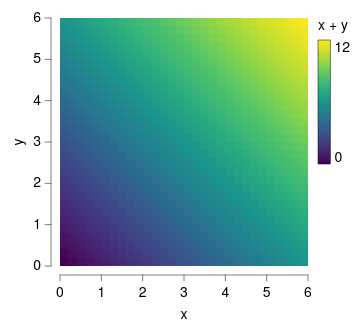

The specification (Vega-Lite) saved for this image:
### Vega-Lite specification from a JSON file in a GitHub repository (floating-point values rounded to 4 significant figures; data arrays with more than 128 entries replaced by an {"elided": "..."} marker saying what was removed)
{"background": null, "config": {"arc": {"fill": "#DBDBDB", "fillOpacity": 1.0, "innerRadius": 31.0, "padAngle": 0.03, "stroke": "black", "strokeOpacity": 1, "strokeWidth": 0.25}, "area": {"fill": "#DBDBDB", "fillOpacity": 1.0, "stroke": "black", "strokeOpacity": 1, "strokeWidth": 0.25}, "axis": {"domain": true, "domainCap": "round", "domainColor": "black", "domainWidth": 0.25, "grid": false, "gridCap": "round", "gridColor": "#F1F1F1", "gridDash": [0, 0], "gridOpacity": 1.0, "gridWidth": 0.25, "labelColor": "black", "labelFont": "Helvetica Neue, HelveticaNeue, Helvetica, Arial, sans-serif", "labelFontSize": 7, "labelFontStyle": "normal", "labelFontWeight": 400, "offset": 4.5, "ticks": true, "tickCap": "round", "tickColor": "black", "tickRound": false, "tickSize": 3, "tickWidth": 0.25, "titleColor": "black", "titleFont": "Helvetica Neue, HelveticaNeue, Helvetica, Arial, sans-serif", "titleFontSize": 7, "titleFontStyle": "normal", "titleFontWeight": 400}, "axisX": {"domain": true, "labelAlign": "center", "labelAngle": 0, "labels": true, "ticks": true, "translate": 0}, "axisY": {"domain": true, "labelAlign": "right", "labelAngle": 0, "labels": true, "ticks": true, "translate": 0}, "axisRight": {"domain": true, "labelAlign": "left", "labelAngle": 0, "labels": true, "ticks": true, "translate": 0}, "axisTop": {"domain": true, "labelAlign": "center", "labelAngle": 0, "labels": true, "ticks": true, "translate": 0}, "axisBand": {"tickOffset": 0}, "bar": {"fill": "#DBDBDB", "fillOpacity": 1.0, "stroke": "black", "strokeOpacity": 1, "strokeWidth": 0.25}, "boxplot": {"size": 11.16, "ticks": {"cornerRadius": 0.25, "fill": "black", "opacity": 1, "size": 5.58, "thickness": 0.25}, "box": {"fillOpacity": 1.0, "stroke": "black", "strokeOpacity": 1, "strokeWidth": 0.25}, "median": {"cornerRadius": 0, "fill": "black", "fillOpacity": 1.0, "opacity": 1, "size": 11.16, "thickness": 0.25}, "rule": {"fill": "black", "fillOpacity": 1.0, "size": 12.4, "stroke": "black", "strokeDash": [0, 0], "strokeOpacity": 1, "strokeWidth": 0.25}, "outliers": {"color": "black", "fill": "black", "fillOpacity": 1.0, "size": 0, "stroke": "black", "strokeOpacity": 1, "strokeWidth": 0.25}}, "circle": {"fill": "black", "fillOpacity": 1.0, "size": 1.55, "stroke": null, "strokeOpacity": 1, "strokeWidth": 0.25}, "errorband": {"band": {"fillOpacity": 0.6, "stroke": null, "strokeWidth": 0.25, "strokeOpacity": 1}, "borders": {"opacity": 0, "strokeOpacity": 0.25, "strokeWidth": 1}}, "errorbar": {"opacity": 1, "rule": {"strokeDash": [0, 0], "strokeWidth": 0.25}, "ticks": {"color": "black", "cornerRadius": 0.125, "opacity": 1, "size": 7.44, "thickness": 0.25}, "thickness": 0.25}, "font": "Helvetica Neue, HelveticaNeue, Helvetica, Arial, sans-serif", "geoshape": {"fill": "#DBDBDB", "fillOpacity": 1.0, "stroke": "black", "strokeOpacity": 1, "strokeWidth": 0.25}, "header": {"labelColor": "black", "labelFont": "Helvetica Neue, HelveticaNeue, Helvetica, Arial, sans-serif", "labelFontSize": 7, "labelFontStyle": "normal", "labelFontWeight": 400, "titleColor": "black", "titleFont": "Helvetica Neue, HelveticaNeue, Helvetica, Arial, sans-serif", "titleFontSize": 7, "titleFontStyle": "normal", "titleFontWeight": 400, "titlePadding": 0}, "legend": {"disable": false, "offset": 4.5, "titlePadding": 4, "labelOffset": 2, "gradientLabelOffset": 2, "gradientLength": 62.0, "gradientThickness": 6.2, "gradientOpacity": 1.0, "gradientStrokeColor": "black", "gradientStrokeWidth": 0.25, "labelColor": "black", "labelFont": "Helvetica Neue, HelveticaNeue, Helvetica, Arial, sans-serif", "labelFontSize": 7, "labelFontStyle": "normal", "labelFontWeight": 400, "strokeColor": "black", "strokeWidth": 0, "symbolSize": 42, "symbolStrokeColor": "black", "symbolStrokeWidth": 0.25, "titleColor": "black", "titleFont": "Helvetica Neue, HelveticaNeue, Helvetica, Arial, sans-serif", "titleFontSize": 7, "titleFontStyle": "normal", "titleFontWeight": 400}, "line": {"color": "black", "stroke": "black", "strokeCap": "butt", "strokeDash": [0, 0], "strokeOpacity": 1, "strokeWidth": 0.5}, "point": {"filled": true, "fill": "#DBDBDB", "fillOpacity": 1.0, "size": 6.2, "stroke": "black", "strokeOpacity": 1, "strokeWidth": 0.25}, "range": {"category": ["#B2B2B2", "#4A7CD3", "#008542", "#664CAF", "#509F98", "#636363", "#284F93", "#005226", "#382864", "#285753"], "diverging": {"scheme": ["#443E60", "#5F597E", "#7C759B", "#9994B6", "#B7B4CC", "#D6D5DC", "#F6F6F6", "#D1DAD9", "#A4C2BF", "#7AA9A4", "#578E89", "#37736E", "#1B5954"]}, "heatmap": {"scheme": ["#440154", "#472270", "#433E82", "#38598C", "#2C728E", "#238A8D", "#24A086", "#39B578", "#5DC862", "#96D646", "#CAE02D", "#FDE724"]}, "ordinal": {"scheme": ["#F1F1F1", "#DBDBDB", "#C6C6C6", "#B2B2B2", "#9D9D9D", "#898989", "#767676", "#636363", "#515151", "#404040", "#2F2F2F", "#1F1F1F"]}, "ramp": {"scheme": ["#440154", "#472270", "#433E82", "#38598C", "#2C728E", "#238A8D", "#24A086", "#39B578", "#5DC862", "#96D646", "#CAE02D", "#FDE724"]}}, "rule": {"color": "black", "stroke": "black", "strokeCap": "round", "strokeDash": [2, 2], "strokeOpacity": 1, "strokeWidth": 0.25}, "scale": {"barBandPaddingInner": 0.1, "rectBandPaddingInner": 0, "tickBandPaddingInner": 0.1, "bandPaddingOuter": 0.1, "bandWithNestedOffsetPaddingInner": 0.2, "bandWithNestedOffsetPaddingOuter": 0.2, "offsetBandPaddingInner": 0, "offsetBandPaddingOuter": 0, "round": false}, "rect": {"fill": "#DBDBDB", "fillOpacity": 1.0, "stroke": "black", "strokeOpacity": 1, "strokeWidth": 0.25}, "square": {"fill": "#DBDBDB", "fillOpacity": 1.0, "size": 12.4, "stroke": "black", "strokeOpacity": 1, "strokeWidth": 0.25}, "text": {"color": "black", "font": "Helvetica Neue, HelveticaNeue, Helvetica, Arial, sans-serif", "fontSize": 7, "fontStyle": "normal", "fontWeight": 400}, "tick": {"color": "black", "cornerRadius": 0.125, "opacity": 1.0, "size": 11.16, "thickness": 0.25}, "title": {"anchor": "middle", "frame": "group", "color": "black", "font": "Helvetica Neue, HelveticaNeue, Helvetica, Arial, sans-serif", "fontSize": 7, "fontStyle": "normal", "fontWeight": 400, "subtitleColor": "black", "subtitleFont": "Helvetica Neue, HelveticaNeue, Helvetica, Arial, sans-serif", "subtitleFontSize": "Helvetica Neue, HelveticaNeue, Helvetica, Arial, sans-serif", "subtitleFontStyle": "normal", "subtitleFontWeight": 400}, "trail": {"color": "black", "opacity": 1, "size": 0.5}, "view": {"continuousWidth": 124, "continuousHeight": 124, "discreteWidth": 124, "discreteHeight": 124, "fill": null, "stroke": null, "strokeWidth": 0.25}}, "data": {"name": "data-91e7e8aa1d7a30b84ced93bba3536a21"}, "mark": {"type": "rect", "clip": true, "stroke": null}, "encoding": {"color": {"field": "z", "title": "x + y", "type": "quantitative"}, "x": {"axis": {"values": [0, 1, 2, 3, 4, 5, 6]}, "field": "x0", "scale": {"domain": [0, 6], "nice": false}, "title": "x", "type": "quantitative"}, "x2": {"field": "x1"}, "y": {"axis": {"values": [0, 1, 2, 3, 4, 5, 6]}, "field": "y0", "scale": {"domain": [0, 6], "nice": false}, "title": "y", "type": "quantitative"}, "y2": {"field": "y1"}}, "$schema": "https://vega.github.io/schema/vega-lite/v6.4.1.json", "datasets": {"data-91e7e8aa1d7a30b84ced93bba3536a21": {"elided": "900 records"}}}
